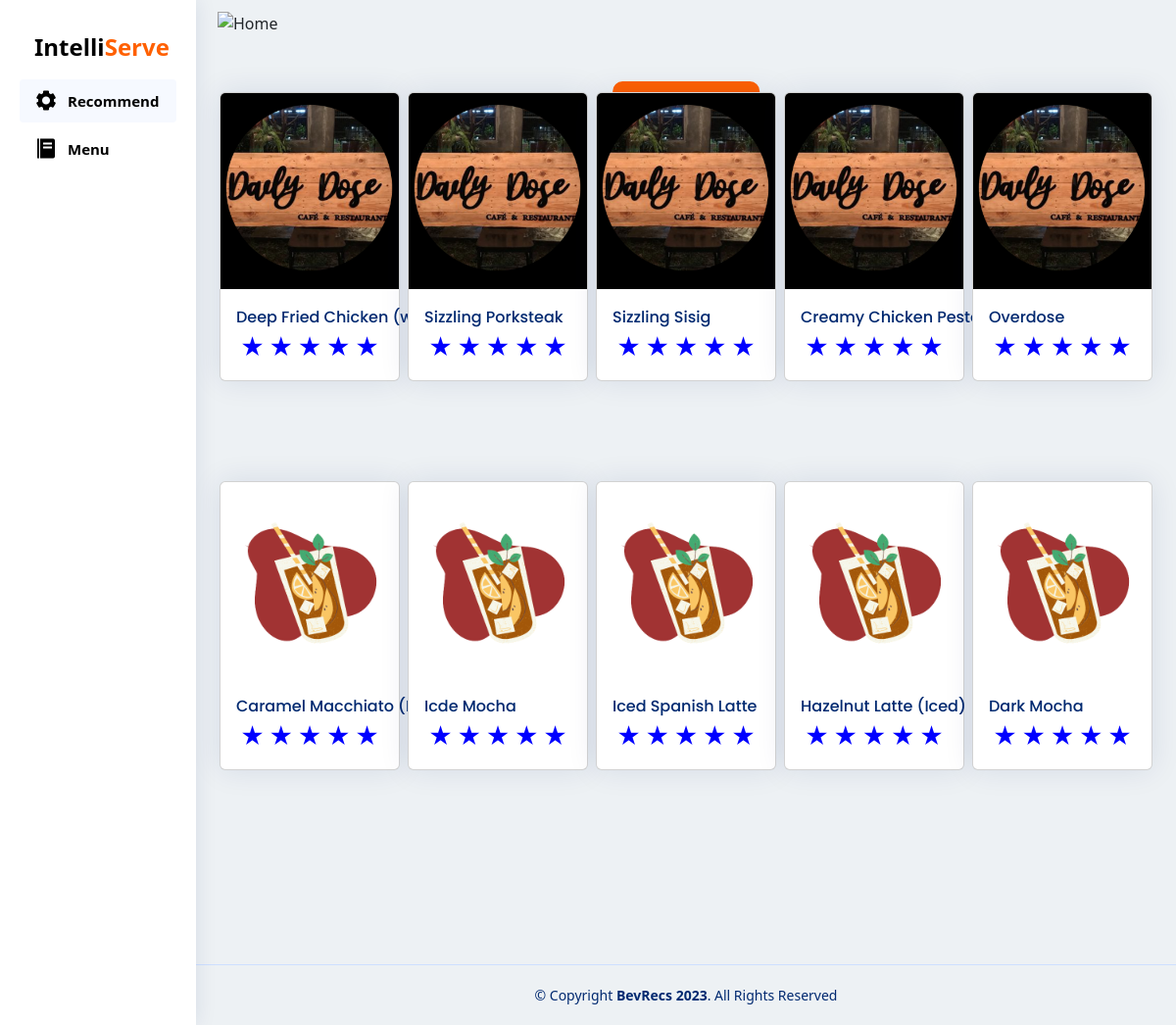
/reco/ (signed in), run on the app's committed database.
### pos/models.py (models this page shows)
class MenuDrinks (models.Model):
    menucategory = models.ForeignKey(
        MenuCategory, on_delete=models.CASCADE)
    menuname = models.CharField(max_length=100)
    menuAOPrice1 = models.FloatField( null=True, blank=True)
    menuAOPrice2 = models.FloatField( null=True, blank=True)
    menuAOPrice3 = models.FloatField( null=True, blank=True)
    menuAOPrice4 = models.FloatField( null=True, blank=True)
    menuAOPrice5 = models.FloatField( null=True, blank=True)
    menuimage = models.ImageField(upload_to="mema/")
    menuprice1 = models.FloatField(null=True, blank=True)
    menuprice2 = models.FloatField(null=True, blank=True)
    menuprice3 = models.FloatField(null=True, blank=True)
    ingredient1 = models.ForeignKey(
        Stocks, on_delete=models.CASCADE, related_name='ingredient1', null=True, blank=True)
    ingredient2 = models.ForeignKey(
        Stocks, on_delete=models.CASCADE, related_name='ingredient2', null=True, blank=True)
    ingredient3 = models.ForeignKey(
        Stocks, on_delete=models.CASCADE, related_name='ingredient3', null=True, blank=True)
    ingredient4 = models.ForeignKey(
        Stocks, on_delete=models.CASCADE, related_name='ingredient4', null=True, blank=True)
    ingredient5 = models.ForeignKey(
        Stocks, on_delete=models.CASCADE, related_name='ingredient5', null=True, blank=True)
    ingredient6 = models.ForeignKey(
        Stocks, on_delete=models.CASCADE, related_name='ingredient6', null=True, blank=True)
    ingredient7 = models.ForeignKey(
        Stocks, on_delete=models.CASCADE, related_name='ingredient7', null=True, blank=True)
    ingredient8 = models.ForeignKey(
        Stocks, on_delete=models.CASCADE, related_name='ingredient8', null=True, blank=True)
    ingredient9 = models.ForeignKey(
        Stocks, on_delete=models.CASCADE, related_name='ingredient9', null=True, blank=True)
    ingredient10 = models.ForeignKey(
        Stocks, on_delete=models.CASCADE, related_name='ingredient10', null=True, blank=True)
    addons1 = models.ForeignKey(
        Stocks, on_delete=models.CASCADE, related_name='addons1', null=True, blank=True)
    addons2 = models.ForeignKey(
        Stocks, on_delete=models.CASCADE, related_name='addons2', null=True, blank=True)
    addons3 = models.ForeignKey(
        Stocks, on_delete=models.CASCADE, related_name='addons3', null=True, blank=True)
    addons4 = models.ForeignKey(
        Stocks, on_delete=models.CASCADE, related_name='addons4', null=True, blank=True)
    addons5 = models.ForeignKey(
        Stocks, on_delete=models.CASCADE, related_name='addons5', null=True, blank=True)
    q1 = models.BooleanField (default= False)
    q2 = models.BooleanField (default= False)
    q3 = models.BooleanField (default= False)
    question1 = models.BooleanField (default= False)
    question2 = models.BooleanField (default= False)
    question3 = models.BooleanField (default= False)
    question4 = models.BooleanField (default= False)
    def __str__(self):
        return f"{self.menuname} ({self.menucategory.name})"

### pos/views.py (the view)
# urls.py: path('reco/', views.reco, name='reco'),
@login_required
def reco(request):
    buyitemform = BuyItemForms()  # Instantiate the form
    stocks = Stocks.objects.first()
    drinks = MenuDrinks.objects.filter(menucategory__categorytype='FOOD').order_by('-menuprice1')[:5]
    menuDrinks = MenuDrinks.objects.filter(menucategory__categorytype='DRINKS').order_by('-menuprice1')[:5]
    menuCategory = MenuCategory.objects.all()
    buyitem = buyItem.objects.all()
    current_date = datetime.today()
    top_sale = buyItem.objects.filter(dateordered=current_date).values('buyName').annotate(count=models.Count('buyName')).order_by('-count').first()
    lowest_price = 99999999
    highest_price = 0
    for row in menuDrinks:
        if row.menuprice1 < lowest_price:
            lowest_price = row.menuprice1
        if row.menuprice1 > highest_price:
            highest_price = row.menuprice1
    context = {
        'buyitemform': buyitemform,
        'drinks': drinks,
        'stocks': stocks,
        'menuDrinks': menuDrinks,
        'menuCategory': menuCategory,
        'buyitem': buyitem,
        'lowest_price': lowest_price,
        'highest_price': highest_price,
    }
    return render(request, 'recommendation.html', context)

### pos/templates/recommendation.html (shortened to what this page needs)
{% load static %}
{% load humanize %}
{% load custom_filters %}
<!DOCTYPE html>
<html lang="en">
  <head>
    <link rel="stylesheet" href="https://cdnjs.cloudflare.com/ajax/libs/font-awesome/6.4.0/css/all.min.css"
 />
    <link href='https://unpkg.com/boxicons@2.1.4/css/boxicons.min.css' rel='stylesheet'>
    <link rel="stylesheet" href="{% static 'pos.css' %}">
    <link rel="stylesheet" href="https://cdnjs.cloudflare.com/ajax/libs/twitter-bootstrap/5.2.0/css/bootstrap.min.css">
    <link rel="stylesheet" href="https://cdn.datatables.net/1.13.4/css/dataTables.bootstrap5.min.css">
  </head>
<body >
    <aside id="sidebar" class="sidebar" data-bs-hidden="false">
        <ul class="sidebar-nav" id="sidebar-nav">
          <li class="nav-item">
            <a class="nav-link collapsed " href="{% url 'pos:reco' %}" style="font-size: 24px;">
            <strong>Intelli<span style="color: #FF6000;">Serve</span></strong>
            </a>
          </li>
        <li class="nav-item">
            <a class="nav-link "  href="{% url 'pos:reco'%}">
                <i class='bx bxs-cog'></i><span>Recommend</span>
            </a>
        </li>
        <li class="nav-item">
            <a class="nav-link collapsed" data-bs-target="#menu-nav" href="{% url 'pos:home'%}">
              <i class='bx bxs-food-menu' ></i></i><span>Menu</span>
            </a>
        </li>
        </ul>
      </aside>
      <main id="main" class="main">
        <section class="section menu rounded">
          <div class="container d-flex flex-column ">
            <div class="position-relative">
              <img src="{%static 'img/home.png' %}" alt="Home" class="header-image" style="height: 550px; width: 100%; object-fit: cover;">
              <button id="openChatModal" class="sample position-absolute top-50 start-50 translate-middle" style="margin-top: 100px; background-color: #FF6000; font-size: larger; height: 80px; padding-left: 20px;  padding-right: 20px; border-radius: 10px; border: none; color: #fefefe; font-weight: bolder;">CHAT NOW!</button>
            </section>
      </main>
      <div class="tab-content rounded">
        <div class="tab-content mt-4 p-4" style="margin-left: 200px;" >
          <div class="row row-cols-5 g-2">
            {% for row in drinks %}
            {% if row.menucategory.categorytype == 'FOOD' and forloop.counter0 < 5 %}
            <div class="col">
              <div class="card">
                <img src="{{ row.menuimage.url }}" class="card-img-top" alt="..." style="height:200px; width:100%; object-fit: cover;">
                <div class="card-body">
                  <div class="row">
                    <div class="col-12">
                      <a class="card-title fs-6 text-nowrap text-decoration-none" href="{% url 'pos:home' %}">{{ row.menuname }}</a>
                    </div>
                    <div class="col-12">
                      <div class="rating">
                        <div class="star" data-rating="1"></div>
                        <div class="star" data-rating="2"></div>
                        <div class="star" data-rating="3"></div>
                        <div class="star" data-rating="4"></div>
                        <div class="star" data-rating="5"></div>
                      </div>
                    </div>
                  </div>
                </div>
              </div>
            </div>
            {%endif%}
            {% endfor %}
          </div>
        </div>
      </div>
      <div class="tab-content rounded">
        <div class="tab-content mt-4 p-4" style="margin-left: 200px;" >
          <div class="row row-cols-5 g-2">
            {% for row in menuDrinks %}
            {% if row.menucategory.categorytype == 'DRINKS' and forloop.counter0 < 5 %}
            <div class="col">
              <div class="card">
                <img src="{{ row.menuimage.url }}" class="card-img-top" alt="..." style="height:200px; width:100%; object-fit: cover;">
                <div class="card-body">
                  <div class="row">
                    <div class="col-12">
                      <a class="card-title fs-6 text-nowrap text-decoration-none" href="{% url 'pos:home' %}">{{ row.menuname }}</a>
                    </div>
                    <div class="col-12">
                      <div class="rating">
                        <div class="star" data-rating="1"></div>
                        <div class="star" data-rating="2"></div>
                        <div class="star" data-rating="3"></div>
                        <div class="star" data-rating="4"></div>
                        <div class="star" data-rating="5"></div>
                      </div>
                    </div>
                  </div>
                </div>
              </div>
            </div>
            {%endif%}
            {% endfor %}
          </div>
        </div>
      </div>
      <div class="tab-content rounded">
        <div class="tab-content mt-4 p-4" style="margin-left: 200px;" >
        </div>
      </div>
      <div class="tab-content rounded">
        <div class="tab-content mt-4 p-4" style="margin-left: 200px;">
        </div>
      </div>
    <footer id="footer" class="footer">
      <div class="copyright">
        &copy; Copyright <strong><span>BevRecs 2023</span></strong>. All Rights Reserved
      </div>
    </footer>
  </body>
  </html>

### pos/static/pos.css (style rules this page uses)
:root { scroll-behavior: smooth; }
body { font-family: 'Poppins', sans-serif; background-color: #EDF1F4 !important; }
a { color: #4154f1; text-decoration: none; }
#main { margin-top: 0px; padding: 10px 10px; transition: all 0.3s; background-color: #EDF1F4; }
.card { margin-bottom: 30px; border: none; border-radius: 5px; box-shadow: 0px 0 30px rgba(1, 41, 112, 0.1); }
.card-title { padding: 20px 0 15px 0; font-size: 18px; font-weight: 500; color: #012970; font-family: "Poppins", sans-serif; }
.card-body { padding: 0 20px 20px 20px; }
.sidebar { position: fixed; top: 0px; left: 0; bottom: 0; width: 200px; z-index: 996; transition: all 0.3s; padding: 20px; overflow-y: auto; scrollbar-width: thin; scrollbar-color: #aab7cf transparent; box-shadow: 0px 0px 20px rgba(1, 41, 112, 0.1); background-color: #fff; }
@media (min-width: 1200px) { #main, #footer { margin-left: 200px; } }
.sidebar-nav { padding: 0; margin: 0; list-style: none; }
.sidebar-nav li { padding: 0; margin: 0; list-style: none; }
.sidebar-nav .nav-item { margin-bottom: 5px; }
.sidebar-nav .nav-link { display: flex; align-items: center; font-size: 15px; font-weight: 600; color: #000000; transition: 0.3; background: #f6f9ff; padding: 10px 15px; border-radius: 4px; }
.sidebar-nav .nav-link i { font-size: 24px; margin-right: 10px; color: #000000; }
.sidebar-nav .nav-link.collapsed { color: #000000; background: #fff; }
.sidebar-nav .nav-link.collapsed i { color: #000000; }
.footer { padding: 20px 0; font-size: 14px; transition: all 0.3s; border-top: 1px solid #cddfff; margin-top: auto; }
.footer .copyright { text-align: center; color: #012970; }

### pos/templates/recommendation.html (style rules this page uses)
.rating { unicode-bidi: bidi-override; direction: rtl; text-align: center; outline: black; }
.rating .star { display: inline-block; font-size: 1.5rem; color: blue; cursor: pointer; }
.rating .star:before { content: '\2605'; }

### data on the page
MenuDrinks: menuimage (picture), menuname "Deep Fried Chicken (whole)"
MenuDrinks: menuimage (picture), menuname "Sizzling Porksteak"
MenuDrinks: menuimage (picture), menuname "Sizzling Sisig"
MenuDrinks: menuimage (picture), menuname "Creamy Chicken Pesto"
MenuDrinks: menuimage (picture), menuname "Overdose"
MenuDrinks: menuimage (placeholder picture), menuname "Caramel Macchiato (Iced)"
MenuDrinks: menuimage (placeholder picture), menuname "Icde Mocha"
MenuDrinks: menuimage (placeholder picture), menuname "Iced Spanish Latte"
MenuDrinks: menuimage (placeholder picture), menuname "Hazelnut Latte (Iced)"
MenuDrinks: menuimage (placeholder picture), menuname "Dark Mocha"
